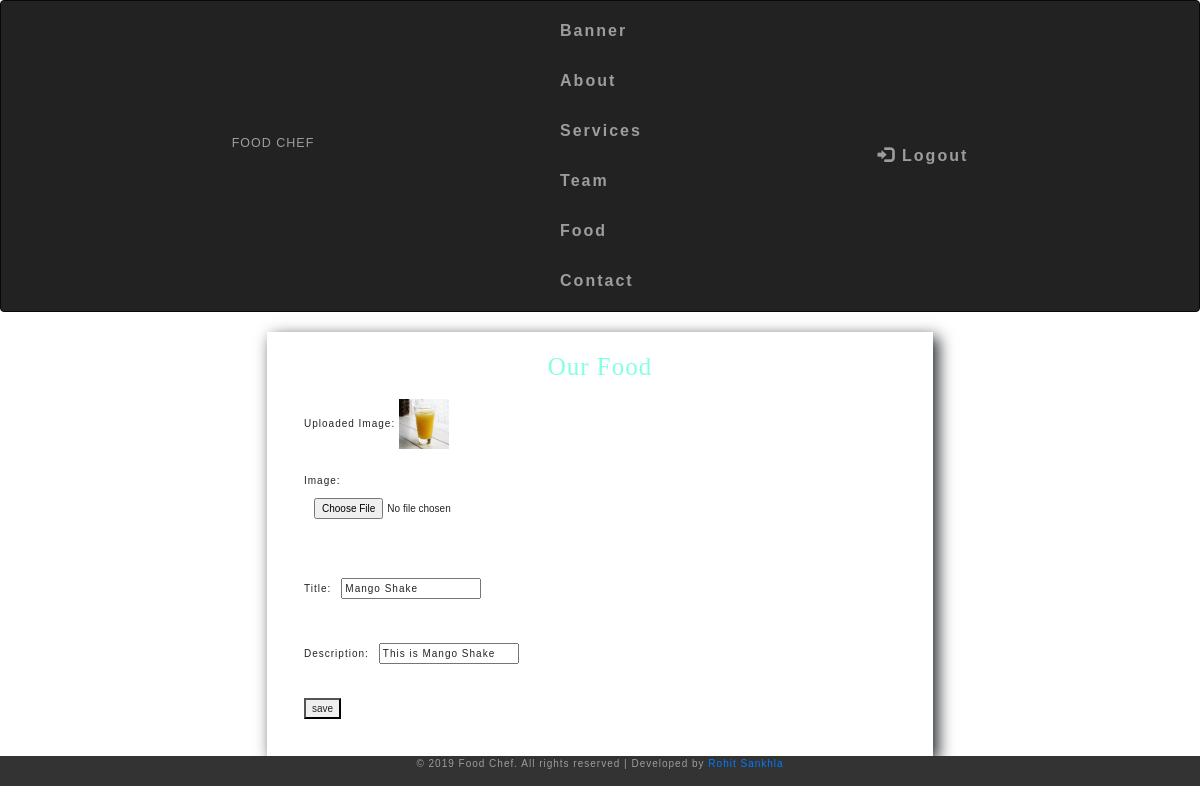
The page /admin/food/create/13 (signed in) on the database its author committed.
### tables this page shows
CREATE TABLE `food` (
  `id` int(7) NOT NULL,
  `title` varchar(100) NOT NULL,
  `description` text NOT NULL,
  `image` text NOT NULL
);

### admin/libs/Db.php (called while the page is built, shortened)
<?php
class Db{
	function __construct(){
		$this->con=mysqli_connect(HOSTNAME,USERNAME,PASSWORD,DB);
	}
	function fetchOne($table,$id,$cols='*'){
		return mysqli_fetch_assoc(mysqli_query($this->con,"select $cols from $table where id=$id"));
	}
}
 ?>

### admin/modules/food/create.php (the view, shortened to what this page needs)
<?php
if($id){
	extract($dbobj->fetchOne('food',$id));
}
?>
<link rel="stylesheet" type="text/css" href="public/css/bootstrap.min.css">
<link rel="stylesheet" type="text/css" href="public/css/style.css">
    <link href="public/css/font-awesome.min.css" rel="stylesheet">
<form method="post" action="" enctype="multipart/form-data">
	<h1>Our Food</h1>
	<div class="main">
		<div class="one">
			<?php if(isset($image) && $image){ ?>
						Uploaded Image:
					<?php
					if(file_exists("public/images/$image")){
					?>
						<img src="<?php echo BASEURL."public/images/$image";?>" height="50px" width="50px" />
					<?php
					}else{
						echo "Not uploaded Properly";
					}
				}
			?>
		</div>
		<div class="one">
			Image:<input type="file" name="image" ><br/>
		</div>
		<div class="one">
			Title:<input type="text" name="title" value="<?php echo (isset($title))?$title:''; ?>" ><br/>
		</div>
		<div class="one">
				Description:<input type="text" name="description" value="<?php echo (isset($description))?$description:''; ?>">
		</div>
		<div class="one">
			<button type="submit">save</button>
	 	</div>
	 </div>
</form>

### admin/public/css/style.css (style rules this page uses)
html { scroll-behavior: smooth; }
html, body { padding: 0; margin: 0; background: #fff; letter-spacing: 1px; font-family: 'Mada', sans-serif; }
button,.btn { cursor:pointer !important; }
select, input[type="email"], input[type="text"], input[type=password], input[type="button"], input[type="submit"], textarea { font-family: 'Mada', sans-serif; transition: 0.5s all; -webkit-transition: 0.5s all; -moz-transition: 0.5s all; -o-transition: 0.5s all; -ms-transition: 0.5s all; letter-spacing: 1px; }
h1, h2, h3, h4, h5, h6 { margin: 0; padding: 0; letter-spacing: 1px; font-family: 'Poiret One', cursive; }

### admin/modules/food/create.php (style rules this page uses)
form { padding: 20px; background-color:#fff; width: 60%; margin: 0 auto; box-shadow: 5px 5px 15px; }
form h1 { text-align: center; color: #83FFE3; margin: 0; }
div.main { padding: 5px; }
form div.one { padding: 12px; margin: 0 auto; width: 100%; }
form div.one button { margin: 0 auto; }
div.one input { margin: 10px; }

### rows shown on the page
food: image (picture), title "Mango Shake", description "This is Mango Shake"
